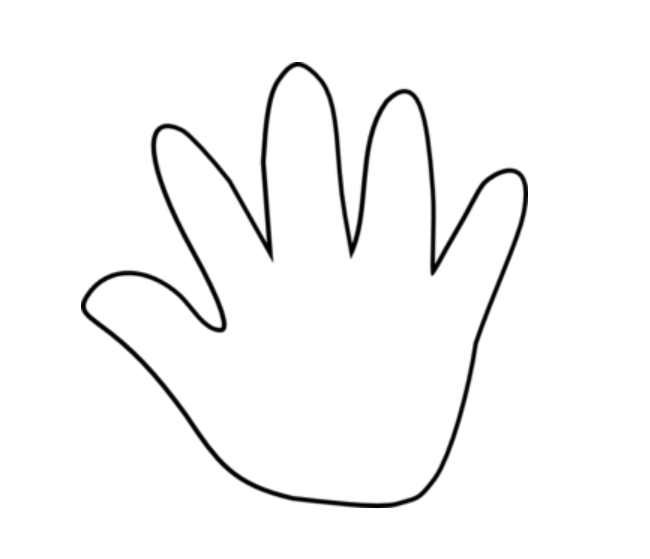
#> input picture PIVR/HandByJeff.png, 650 x 559 px, found by its file name
$ python Contours.py
#> lines starting #> are read from the running program, lines starting #| are printed output that depends on the picture; after the words box and inside, x2 and y2 are one past the last pixel; in counts of white or black regions, pixels touching at a corner belong together
import cv2
import numpy as np

img = cv2.imread('handByJeff.png',1)
#> img is the input picture: shape (559, 650, 3); min 0, max 255, mean 247.8
imgray = cv2.cvtColor(img, cv2.COLOR_BGR2GRAY)
ret,thresh = cv2.threshold(imgray,125,255,0)
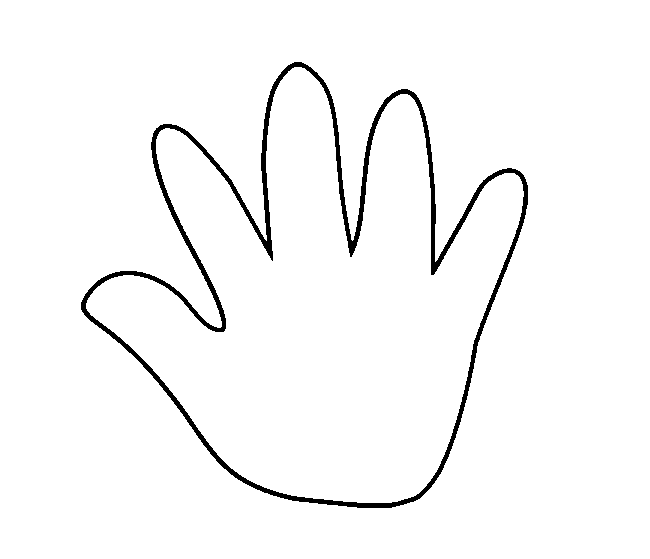
#> thresh: shape (559, 650); 97.2% white; 1 black region

# imgCan = cv2.Canny(thresh, 100, 150)
contours, hierarchy = cv2.findContours(thresh,cv2.RETR_TREE,cv2.CHAIN_APPROX_SIMPLE)
#> contours = 3 contours; box (x1, y1, x2, y2) and area: (0, 0, 650, 559) 362142, (80, 61, 529, 509) 114186, (86, 67, 524, 503) 102006

img = cv2.drawContours(img, contours, 1, (0, 255, 0), 2)
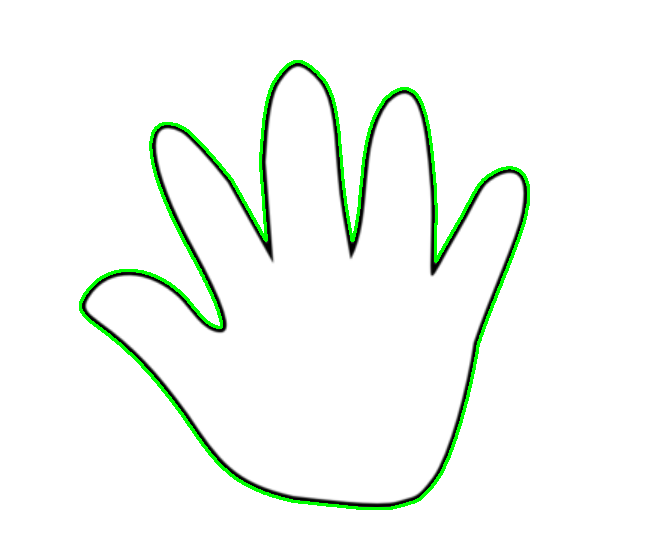
#> img: shape (559, 650, 3); 2.08% of pixels changed, all inside (x1, y1, x2, y2) = (79, 60, 530, 510)
cnt = contours[1]
#> cnt = contour of 961 points, box (x1, y1, x2, y2) (80, 61, 529, 509), area 114186
M = cv2.moments(cnt)
#> M = moments, m00 114186.5, centre m10/m00, m01/m00 = (320.3, 303)

cx = int(M['m10']/M['m00'])
#> cx = 320
cy = int(M['m01']/M['m00'])
#> cy = 302

# centroid
img = cv2.circle(img, (cx, cy), 3, (0, 0, 255), 1)
#> img: shape (559, 650, 3); under 0.01% of pixels changed, all inside (x1, y1, x2, y2) = (317, 299, 324, 306)
img = cv2.putText(img, 'centroid', (cx, cy), cv2.FONT_HERSHEY_SIMPLEX, 0.5, (0, 0, 0))
#> img: shape (559, 650, 3); mean B, G, R 244.4, 249.7, 244.4
print(cx, ', ', cy)
#| 320 ,  302

print(len(contours))
#| 3

#convex hull
# hull = [1]
# hull[0] = cv2.convexHull(contours[1])
# img = cv2.drawContours(img, hull, 0, (0, 0, 255, 1))

hull = cv2.convexHull(contours[1],returnPoints = False)
#> hull = 45 values from 1 to 832
defects = cv2.convexityDefects(contours[1],hull)
#> defects = 37 rows, first 6: [832, 1, 910, 38420], [2, 139, 69, 41183], [139, 145, 140, 114], [145, 277, 185, 31529], [278, 282, 279, 114], [282, 286, 283, 162]

for i in range(defects.shape[0]):
    s,e,f,d = defects[i,0]
    start = tuple(cnt[s][0])
    end = tuple(cnt[e][0])
    far = tuple(cnt[f][0])
    cv2.line(img,start,end,[0,255,0],2)
    cv2.circle(img,far,3,[0,0,255],-1)
#> this loop made 37 passes
#> (s, e, f, d, start, end, far) on passes 1 to 12: (832, 1, 910, 38420, (160, 124), (294, 61), (266, 240)), (2, 139, 69, 41183, (301, 61), (407, 88), (352, 240)), (139, 145, 140, 114, (407, 88), (413, 91), (408, 89)), (145, 277, 185, 31529, (413, 91), (519, 170), (435, 261)), (278, 282, 279, 114, (524, 175), (526, 179), (524, 176)), (282, 286, 283, 162, (526, 179), (528, 185), (526, 181)), (287, 291, 290, 251, (528, 204), (526, 214), (526, 209)), (291, 295, 292, 186, (526, 214), (524, 222), (525, 215)), (295, 431, 386, 1964, (524, 222), (456, 437), (478, 342)), (431, 439, 434, 219, (456, 437), (452, 448), (454, 440)), (439, 445, 442, 210, (452, 448), (449, 456), (450, 451)), (445, 455, 454, 212, (449, 456), (444, 467), (444, 465))
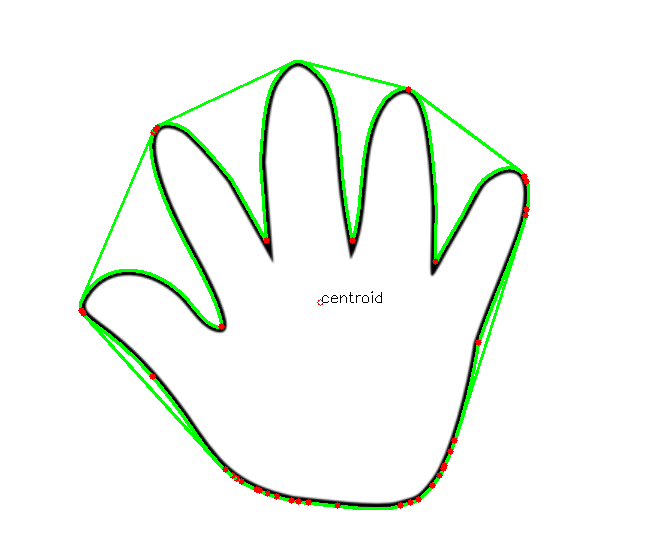
#> img: shape (559, 650, 3); mean B, G, R 242.7, 249.2, 243.4

cv2.imshow('hand', img)

while True:
    if cv2.waitKey(1) & 0xFF == ord('q'):
#> (key q is pressed here)
        break

cv2.destroyAllWindows()
exit(0)
#> (the program exits here)
